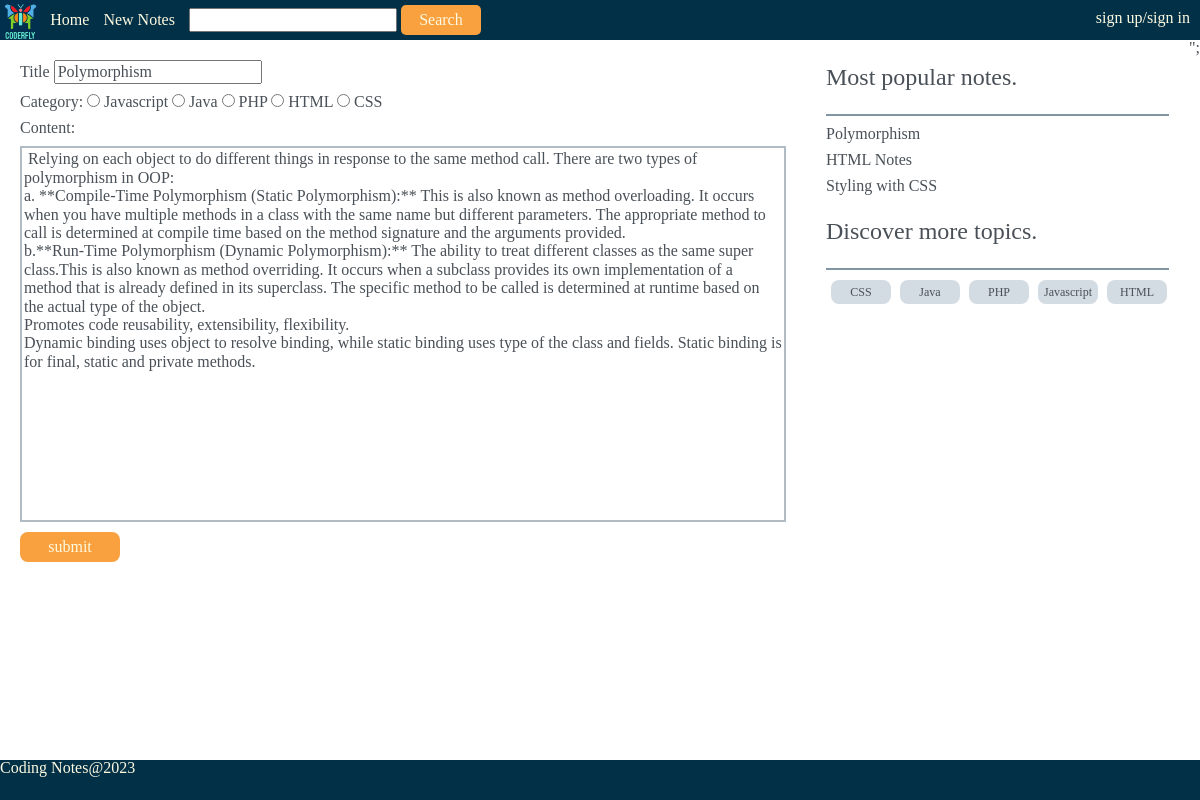
The page /pages/editPost.php?id=1 on the database its author committed.
### tables this page shows
CREATE TABLE blog (
    BlogId INT AUTO_INCREMENT PRIMARY KEY,
    Title VARCHAR(255),
    CreatedOnDate DATE,
    Content TEXT,
    CategoryId INT,
    UserId INT,
    FOREIGN KEY (CategoryId) REFERENCES category(CategoryId),
    FOREIGN KEY (UserId) REFERENCES users(UserId)
);

### pages/editPost.php (the view, shortened to what this page needs)
<!doctype html>
<html lang="en">
  <head>
    <link rel="stylesheet" href="../css/createPost.css">
  </head>
  <body>
    <?php
      include"navbarEm.php";
    ?>
    <?php
      $db = db_connect();
    ?>
    <?php
    $id = $_GET['id'];
    $sql = "SELECT * FROM blog JOIN users ON(blog.userId = users.userId) JOIN category ON(blog.categoryId = category.categoryId) WHERE blog.BlogId = '$id'";
    $result_set = mysqli_query($db, $sql);
    $results = mysqli_fetch_assoc($result_set)
    ?>
    <main>
      <div class="post_container">
        <form action="../../private/server/edit_post.php?id=<?php echo $id?>" onsubmit="return validate()" method = "POST">
            <label for="title">Title</label>
            <input type="text" name="title" id="title" value="<?php echo $results["Title"] ?>">
            <div class="category_selection">
                Category:
                <input type="radio" name="category" value="Javascript" >
                <label for="web">Javascript</label>
                <input type="radio" name="category" value="Java">
                <label for="web">Java</label>
                <input type="radio" name="category" value="PHP">
                <label for="web">PHP</label>
                <input type="radio" name="category" value="HTML">
                <label for="web">HTML</label>
                <input type="radio" name="category" value="CSS">
                <label for="web">CSS</label>
            </div>
            Content:
            <textarea name="new_post" id="new_post" cols="100" rows="20"> <?php echo $results["Content"] ?></textarea>
            <input type="submit" name="submit_post" id="submit_post" class="btn" value="submit">
        </form>
      </div>
      <?php
      include"sideEm.php";
    ?>
    </main>
    <?php
      include"footerEm.php";
    ?>
  </body>
</html>

### pages/sideEm.php (shortened to what this page needs)
<aside class="sidebar">
  <section class="recommend">
    <p>Most popular notes.</p>
    <hr>
    <?php
    $db = db_connect();
    $sql = "SELECT blog.*, COUNT(comments.CommentId) AS comment_count FROM blog JOIN comments ON(blog.blogId = comments.blogId) GROUP BY blog.blogId ORDER BY comment_count DESC
    LIMIT 3";
    $result_set = mysqli_query($db, $sql);
    ?>
    <ul class="posts">
      <?php while ($row = mysqli_fetch_assoc($result_set)) {   ?>
      <li><a class="post" href="/Assignment2/public/pages/viewPost.php?id=<?php echo $row['BlogId'] ?>"> <?php echo $row['Title'];?></a></li>
      <?php }      ?>
    </ul>
  </section>
  <section class="discover">
    <p>Discover more topics.</p>
    <hr>
    <div class="categories">
      <span class="category"><a href="/Assignment2/public/pages/searchedPost.php?search=CSS">CSS</a></span>
      <span class="category"><a href="/Assignment2/public/pages/searchedPost.php?search=Java">Java</a></span>
      <span class="category"><a href="/Assignment2/public/pages/searchedPost.php?search=PHP">PHP</a></span>
      <span class="category"><a href="/Assignment2/public/pages/searchedPost.php?search=Javascript">Javascript</a></span>
      <span class="category"><a href="/Assignment2/public/pages/searchedPost.php?search=HTML">HTML</a></span>
    </div>
  </section>
</aside>";

### css/createPost.css (style rules this page uses)
.sidebar li { margin-left: 20px; }
.category_selection { margin: 10px 0; }
.btn { margin-top: 10px; }

### css/public.css (style rules this page uses)
* { box-sizing: border-box; font-family: Arial, sans-serif,'Arial Narrow',; color: #495057; }
a { text-decoration: none; }
body { margin: 0; padding: 0; min-height: 100vh; display: flex; flex-direction: column; }
hr { margin: 5px 20px; border: 1px solid rgba(2, 47, 70, 0.5) }
main { flex:1; display: flex; }
.post_container { flex: 2; margin: 20px; }
.sidebar { flex: 1; height: 20vh; position: sticky; top: 40px; z-index: 100; }
.sidebar section > p { font-size: 1.5rem; margin: 25px 20px; }
.sidebar li { margin-top: 10px; }
.sidebar .categories { margin: 10px 20px; }
.sidebar .category { width: 60px; margin-left: 5px; }
.category { display: inline-block; text-align: center; width: 60px; font-size: 12px; height: 24px; line-height: 24px; border-radius: 8px; background-color: #d4dce3; border: none; margin-bottom: 10px; }
.btn { color: #fefae0; background-color: #f9a03f; width: 100px; height: 30px; border-radius: 8px; border: none; }
textarea { resize: none; width: 100%; border: 2px solid #b0bbc4; vertical-align: top; margin-top: 10px; }

### css/normalization.css (style rules this page uses)
html { line-height: 1.15; -webkit-text-size-adjust: 100%; }
body { margin: 0; }
main { display: block; }
hr { box-sizing: content-box; height: 0; overflow: visible; }
a { background-color: transparent; }
button, input, optgroup, select, textarea { font-family: inherit; font-size: 100%; line-height: 1.15; margin: 0; }
button, input { overflow: visible; }
button, [type="button"], [type="reset"], [type="submit"] { -webkit-appearance: button; }
textarea { overflow: auto; }
[type="checkbox"], [type="radio"] { box-sizing: border-box; padding: 0; }

### rows shown on the page
blog: title "Polymorphism", new_post "Relying on each object to do different things in response to the same method call. There are two types of polymorphism in OOP: a. **Compile-Time Polymorphism (Static Polymorphism):** This is also known as method overloading. It occurs when you have multiple methods in a class with the same name but different parameters. The appropriate method to call is determined at compile time based on the method signature and the arguments provided. b.**Run-Time Polymorphism (Dynamic Polymorphism):** The ability to treat different classes as the same super class.This is also known as method overriding. It occurs when a subclass provides its own implementation of a method that is already defined in its…", Title "Polymorphism"
blog: Title "HTML Notes"
blog: Title "Styling with CSS"
